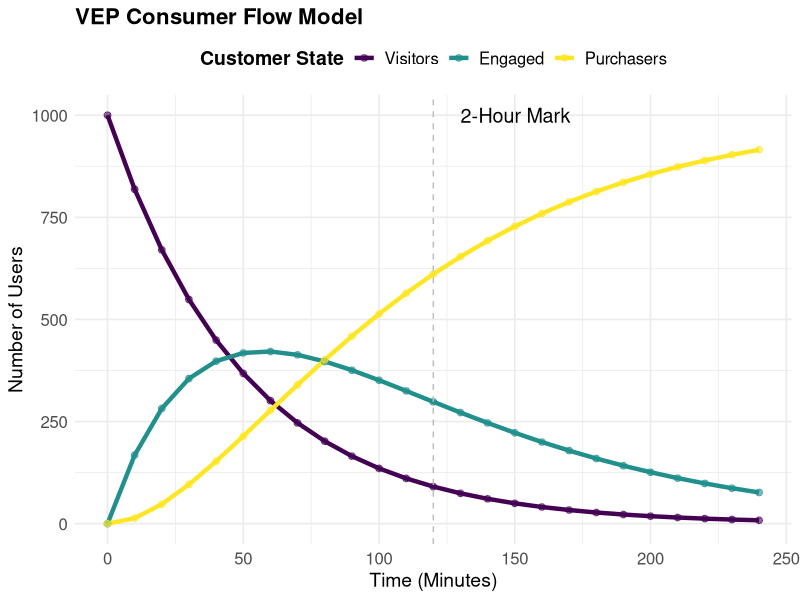

The R source for this figure:
# Author: Hayden Hedman
# Project: Compartmental Revenue Modeling for E-Commerce (Visitors → Engaged → Purchasers)
# Date: 2025-02-18
# --------------------------------------------------------------------------------------------------------------
# DESCRIPTION:
## This model simulates the flow of users in an e-commerce setting using a compartmental system:
## - Visitors (V) → Engaged Users (E) → Purchasers (P)
## It leverages **Ordinary Differential Equations (ODEs)** to represent the transitions between customer states.
## 
## The model helps **analyze customer engagement and conversion rates** over time by solving differential equations 
## and visualizing the dynamics of user flow.
##
## Key techniques applied:
## - **System of ODEs** to model state transitions.
## - **Numerical ODE solver (`deSolve`)** for accurate forecasting.
## - **`ggplot2` visualization** for clear data interpretation.
## - **Summary table (`kable`)** to display key transition metrics.

# OBJECTIVE:
## - Simulate and evaluate the transition of users from **Visitors → Engaged → Purchasers**.
## - Quantify the effectiveness of engagement and purchase rates (`beta`, `gamma`).
## - Generate **actionable insights** into customer retention and revenue conversion dynamics.

# Hypothesis:
## - **H0 (Null Hypothesis):** The engagement rate (V → E) and purchase rate (E → P) do not significantly affect 
##   the number of purchasers over time.
## - **H1 (Alternative Hypothesis):** Higher engagement and purchase rates significantly increase 
##   the number of users who convert to purchases.
# --------------------------------------------------------------------------------------------------------------
# INSTALL & LOAD REQUIRED PACKAGES
# --------------------------------------------------------------------------------------------------------------
if (!require(deSolve)) install.packages("deSolve")
if (!require(ggplot2)) install.packages("ggplot2")
if (!require(viridis)) install.packages("viridis")
if (!require(reshape2)) install.packages("reshape2")
if (!require(dplyr)) install.packages("dplyr")
if (!require(knitr)) install.packages("knitr")

library(deSolve)
library(ggplot2)
library(viridis)
library(reshape2)
library(dplyr)
library(knitr)

# --------------------------------------------------------------------------------------------------------------
# DEFINE COMPARTMENTAL MODEL (VEP: Visitors → Engaged → Purchasers)
# --------------------------------------------------------------------------------------------------------------
vep_model <- function(time, state, parameters) {
  V <- state[1]  # Visitors
  E <- state[2]  # Engaged Users
  P <- state[3]  # Purchasers
  
  beta <- parameters["beta"]   # Engagement Rate (V -> E)
  gamma <- parameters["gamma"] # Purchase Rate (E -> P)
  
  dV <- -beta * V              # Visitors converting to engaged users
  dE <- beta * V - gamma * E   # Engaged users transitioning to purchases
  dP <- gamma * E              # Purchasers growing over time
  
  list(c(dV, dE, dP))
}

# --------------------------------------------------------------------------------------------------------------
# INITIAL CONDITIONS & PARAMETERS
# --------------------------------------------------------------------------------------------------------------

# Initial state: 1000 visitors, no engaged or purchasers
initial_state <- c(V = 1000, E = 0, P = 0)

# Define simulation time in minutes (0 to 240 minutes, step of 10)
time <- seq(0, 240, by = 10)  # 4-hour window

# Model parameters: Engagement & purchase rates
parameters <- c(beta = 0.02, gamma = 0.015)  # Higher engagement & purchase speed

# --------------------------------------------------------------------------------------------------------------
# SOLVE THE ODE SYSTEM
# --------------------------------------------------------------------------------------------------------------

# Solve the system using ode function
output <- ode(y = initial_state, times = time, func = vep_model, parms = parameters)

# Convert output to a data frame
output_df <- as.data.frame(output)

# Reshape data for ggplot
output_long <- melt(output_df, id.vars = "time", variable.name = "State", value.name = "Users")

# Rename the legend labels for clarity
output_long$State <- factor(output_long$State, 
                            levels = c("V", "E", "P"), 
                            labels = c("Visitors", "Engaged", "Purchasers"))

# --------------------------------------------------------------------------------------------------------------
# PLOT RESULTS WITH GGPLOT2
# --------------------------------------------------------------------------------------------------------------
ggplot(output_long, aes(x = time, y = Users, color = State)) +
  geom_line(linewidth = 1.5) +  # Replaced `size` with `linewidth` for ggplot2 v3.4+
  scale_color_viridis_d() +  # Use viridis color scale for better visibility
  labs(title = "VEP Consumer Flow Model", 
       y = "Number of Users", 
       x = "Time (Minutes)", 
       color = "Customer State") +  # Legend title
  theme_minimal(base_size = 12) +  # Use a clean, modern theme
  theme(legend.position = "top",  
        legend.title = element_text(size = 14, face = "bold"),  
        legend.text = element_text(size = 12),  
        axis.text = element_text(size = 12),  
        axis.title = element_text(size = 14),  
        plot.title = element_text(size = 16, face = "bold")) +  
  geom_point(size = 2, alpha = 0.6) +  # Add points for visibility
  geom_vline(xintercept = 120, linetype = "dashed", color = "gray") +  # Reference line at 2 hours
  annotate("text", x = 130, y = max(output_df$V), label = "2-Hour Mark", size = 5, hjust = 0)

# --------------------------------------------------------------------------------------------------------------
# SUMMARY TABLE OF KEY ESTIMATES
# --------------------------------------------------------------------------------------------------------------
# Extract key values: Initial and Final counts
summary_table <- data.frame(
  State = c("Visitors", "Engaged", "Purchasers"),
  Initial = c(initial_state["V"], initial_state["E"], initial_state["P"]),
  Final = c(tail(output_df$V, 1), tail(output_df$E, 1), tail(output_df$P, 1))
)

# Calculate percentage change for each state
summary_table$Change_Percentage <- round(((summary_table$Final - summary_table$Initial) / summary_table$Initial) * 100, 2)

# Print summary table
cat("\n### Summary of Key Estimates ###\n")
kable(summary_table, format = "markdown")
# --------------------------------------------------------------------------------------------------------------
